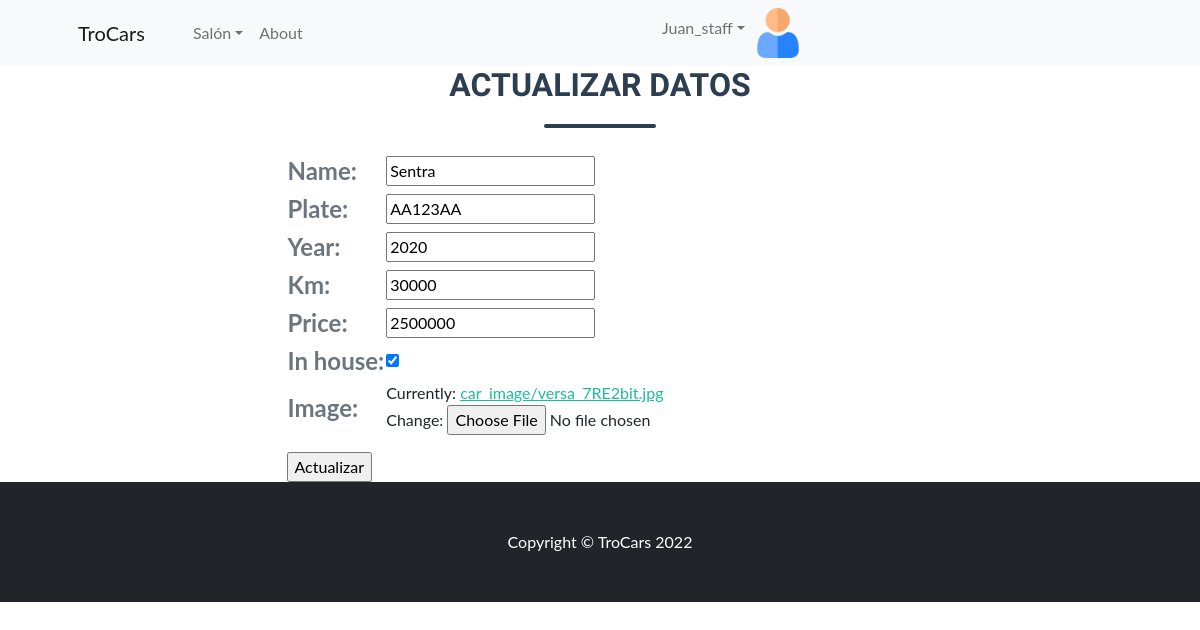
/car/update_car/1/ (signed in), run on an earlier commit of the app's database.
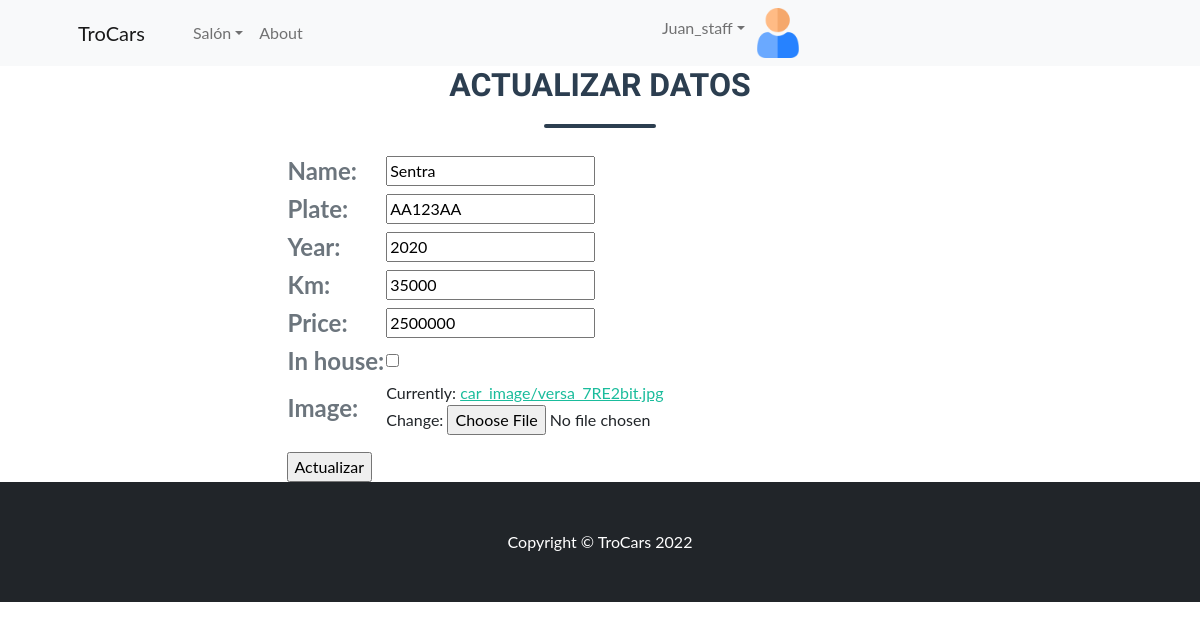
And on a later commit of the database.
### car/models.py (models this page shows, shortened)
class Car(models.Model):
    name=models.CharField(max_length=50)
    plate=models.CharField(max_length=7)
    year=models.IntegerField()
    km=models.IntegerField(default=0)
    price=models.IntegerField()
    in_house = models.BooleanField(default=True)
    image = models.ImageField(upload_to='car_image', null=False)

### car/views.py (the view, shortened to what this page needs)
# urls.py: path('update_car/<id>/', update_car, name='update_car'),
@permission_required('car.change_car')
def update_car(request, id):
    car = get_object_or_404(Car, id=id)
    data= {
        'form': CarForm(instance=car)
    }
    return render(request, 'car/update_car.html', data)

### car/forms.py
class CarForm(forms.ModelForm):
    class Meta:
        model = Car
        fields='__all__'

### templates/car/update_car.html (shortened to what this page needs)
{% extends 'base.html' %}
{% block content %}
{% load static %}
<link href="{% static 'css/styles2.css' %}" rel="stylesheet" />
<div class="container">
    <h2 class="page-section-heading text-center text-uppercase text-secondary mb-0">Actualizar datos</h2>
    <div class="divider-custom">
        <div class="divider-custom-line"></div>
    </div>
    <div class="row justify-content-center">
        <div class="row justify-content-center">
            {% if form %}
                <div class="col-lg-8 col-xl-7">
                    <form action="" method="POST" enctype="multipart/form-data" >
                        <div class="form-floating mb-3">
                            <table>
                                {{form.as_table}}
                            </table>
                        </div>
                        <input type="submit" value="Actualizar">
                    </form>
                </div>
            {% endif %}
        </div>
    </div>
</div>
{% endblock %}

What changed in the data, as far as the page shows it:
changed Car "Sentra": km "30000" → "35000"; in_house "☑" → "☐"
